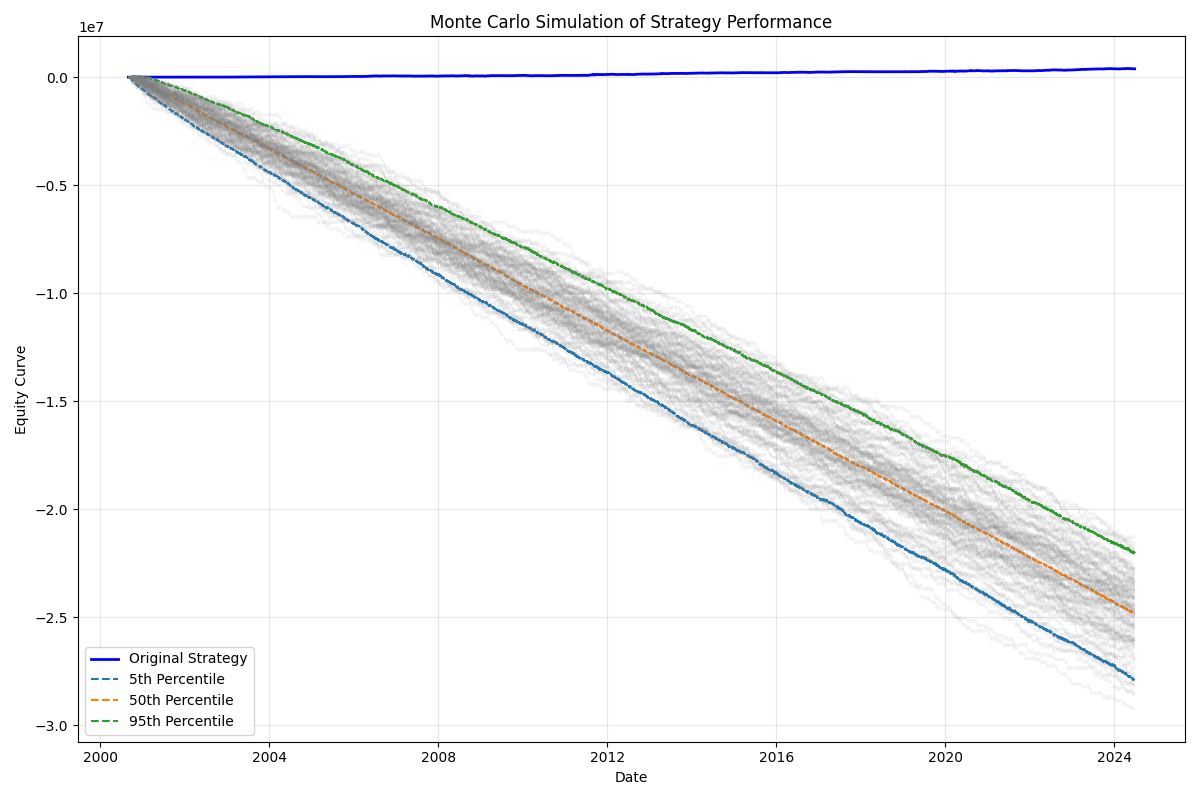

Python code for this plot:
import numpy as np
import pandas as pd
import matplotlib.pyplot as plt
from tqdm import tqdm
from units import CONTRACT_UNITS
import os
from dow import calculate_equity_curve_dow_theory
from typing import List, Union

def get_permutation(
    ohlc: Union[pd.DataFrame, List[pd.DataFrame]], start_index: int = 0, seed=None
):
    assert start_index >= 0

    np.random.seed(seed)

    if isinstance(ohlc, list):
        time_index = ohlc[0].index
        for mkt in ohlc:
            assert np.all(time_index == mkt.index), "Indexes do not match"
        n_markets = len(ohlc)
    else:
        n_markets = 1
        time_index = ohlc.index
        ohlc = [ohlc]

    n_bars = len(ohlc[0])

    perm_index = start_index + 1
    perm_n = n_bars - perm_index

    start_bar = np.empty((n_markets, 4))
    relative_open = np.empty((n_markets, perm_n))
    relative_high = np.empty((n_markets, perm_n))
    relative_low = np.empty((n_markets, perm_n))
    relative_close = np.empty((n_markets, perm_n))

    for mkt_i, reg_bars in enumerate(ohlc):
        log_bars = np.log(reg_bars[['Open', 'High', 'Low', 'Close']])

        # Get start bar
        start_bar[mkt_i] = log_bars.iloc[start_index].to_numpy()

        # Open relative to last close
        r_o = (log_bars['Open'] - log_bars['Close'].shift()).to_numpy()
        
        # Get prices relative to this bars open
        r_h = (log_bars['High'] - log_bars['Open']).to_numpy()
        r_l = (log_bars['Low'] - log_bars['Open']).to_numpy()
        r_c = (log_bars['Close'] - log_bars['Open']).to_numpy()

        relative_open[mkt_i] = r_o[perm_index:]
        relative_high[mkt_i] = r_h[perm_index:]
        relative_low[mkt_i] = r_l[perm_index:]
        relative_close[mkt_i] = r_c[perm_index:]

    idx = np.arange(perm_n)

    # Shuffle intrabar relative values (high/low/close)
    perm1 = np.random.permutation(idx)
    relative_high = relative_high[:, perm1]
    relative_low = relative_low[:, perm1]
    relative_close = relative_close[:, perm1]

    # Shuffle last close to open (gaps) seprately
    perm2 = np.random.permutation(idx)
    relative_open = relative_open[:, perm2]

    # Create permutation from relative prices
    perm_ohlc = []
    for mkt_i, reg_bars in enumerate(ohlc):
        perm_bars = np.zeros((n_bars, 4))

        # Copy over real data before start index 
        log_bars = np.log(reg_bars[['Open', 'High', 'Low', 'Close']]).to_numpy().copy()
        perm_bars[:start_index] = log_bars[:start_index]
        
        # Copy start bar
        perm_bars[start_index] = start_bar[mkt_i]

        for i in range(perm_index, n_bars):
            k = i - perm_index
            perm_bars[i, 0] = perm_bars[i - 1, 3] + relative_open[mkt_i][k]
            perm_bars[i, 1] = perm_bars[i, 0] + relative_high[mkt_i][k]
            perm_bars[i, 2] = perm_bars[i, 0] + relative_low[mkt_i][k]
            perm_bars[i, 3] = perm_bars[i, 0] + relative_close[mkt_i][k]

        perm_bars = np.exp(perm_bars)
        perm_bars = pd.DataFrame(perm_bars, index=time_index, columns=['Open', 'High', 'Low', 'Close'])

        perm_ohlc.append(perm_bars)

    if n_markets > 1:
        return perm_ohlc
    else:
        return perm_ohlc[0]

def calculate_returns(data):
    """Calculate daily returns from price data."""
    data['Returns'] = data['Close'].pct_change()
    return data.dropna()

def backtest(returns, signals):
    """
    Backtest a strategy given returns and position signals.
    Returns the equity curve and performance metrics.
    """
    # Calculate strategy returns
    strategy_returns = returns * signals
    
    # Calculate equity curve (cumulative returns)
    equity_curve = (1 + strategy_returns).cumprod()
    
    # Calculate performance metrics
    total_return = equity_curve.iloc[-1] - 1
    annual_return = (1 + total_return) ** (252 / len(equity_curve)) - 1
    daily_std = strategy_returns.std()
    annual_std = daily_std * np.sqrt(252)
    sharpe_ratio = annual_return / annual_std if annual_std != 0 else 0
    max_drawdown = (equity_curve / equity_curve.cummax() - 1).min()
    
    metrics = {
        'Total Return': total_return,
        'Annual Return': annual_return,
        'Annual Volatility': annual_std,
        'Sharpe Ratio': sharpe_ratio,
        'Max Drawdown': max_drawdown
    }
    
    return equity_curve, metrics

def monte_carlo_random_strategies(data: pd.DataFrame, n_simulations=100):
    """
    Run Monte Carlo simulation by generating random strategies.
    Each random strategy randomly selects commodities to trade and 
    randomly assigns signals (-1 for short, 0 for cash, 1 for long)
    with equal probability.
    
    Parameters:
    -----------
    data : pd.DataFrame
        The price data for one commodity
    n_simulations : int
        Number of random strategies to generate
    all_commodities : list
        List of all commodities to consider (if None, assumes only using the provided data)
    
    Returns:
    --------
    list of pd.Series
        List of equity curves for each random strategy
    """
    # Store all equity curves
    all_equity_curves = []
    
    # Run simulations
    for i in tqdm(range(n_simulations)):
        # Generate random signals with equal probability of -1, 0, 1
        random_signals = pd.Series(
            np.random.choice([-1, 0, 1], size=len(data)), 
            index=data.index
        )
        
        # Calculate returns
        if 'Returns' not in data.columns:
            returns = data['Close'].pct_change().dropna()
        else:
            returns = data['Returns']
        
        # Calculate strategy returns
        strategy_returns = returns * random_signals[returns.index]
        
        # Calculate equity curve (cumulative returns)
        equity_curve = (1 + strategy_returns).cumprod()
        
        all_equity_curves.append(equity_curve)
    
    return all_equity_curves

def monte_carlo_permutation(returns: pd.DataFrame, n_simulations=1000):
    """
    Run Monte Carlo simulation by permuting the returns between dates.
    Returns all equity curves.
    """
    # Store all equity curves
    all_equity_curves = []
    
    # Original dates
    original_dates = returns.index
    
    # Calculate original returns if not already present
    if 'Returns' not in returns.columns:
        original_returns = returns['Close'].pct_change().dropna()
    else:
        original_returns = returns['Returns']
    
    # Run simulations
    for i in tqdm(range(n_simulations)):
        # Create a copy of the original dataframe
        permuted_data = get_permutation(returns)
        
        # Calculate equity curve with the new price data
        equity_df, _ = calculate_equity_curve_dow_theory(permuted_data)
        
        all_equity_curves.append(equity_df["contract_equity"])
    
    return all_equity_curves

def plot_equity_curves(original_equity, monte_carlo_equities, percentiles=[5, 50, 95]):
    """
    Plot the original equity curve and Monte Carlo simulations with percentiles.
    """
    plt.figure(figsize=(12, 8))
    
    # Plot original equity curve
    plt.plot(original_equity, color='blue', linewidth=2, label='Original Strategy')
    
    # Calculate and plot percentiles
    monte_carlo_df = pd.DataFrame(monte_carlo_equities).T
    for p in percentiles:
        percentile_curve = monte_carlo_df.apply(lambda x: np.percentile(x, p), axis=1)
        plt.plot(percentile_curve, 
                 linestyle='--', 
                 linewidth=1.5, 
                 label=f'{p}th Percentile')
    
    # Plot a sample of Monte Carlo simulations (faded)
    sample_size = min(100, len(monte_carlo_equities))
    sample_indices = np.random.choice(len(monte_carlo_equities), sample_size, replace=False)
    
    for idx in sample_indices:
        plt.plot(monte_carlo_equities[idx], 
                 color='gray', 
                 alpha=0.1, 
                 linewidth=0.5)
    
    plt.title('Monte Carlo Simulation of Strategy Performance')
    plt.xlabel('Date')
    plt.ylabel('Equity Curve')
    plt.legend()
    plt.grid(True, alpha=0.3)
    plt.tight_layout()
    
    return plt

def run_monte_carlo_backtest(data, n_simulations=10):
    """
    Complete workflow for Monte Carlo backtest simulation.
    """
    
    # 3. Apply trading strategy to get signals
    print("Generating trading signals...")
    equity_df, _ = calculate_equity_curve_dow_theory(data)
    
    # 5. Run Monte Carlo simulation
    print(f"Running {n_simulations} Monte Carlo simulations...")
    mc_equities = monte_carlo_permutation(data, n_simulations)
    # mc_equities = monte_carlo_random_strategies(data, n_simulations)
    
    # 6. Plot results
    print("Generating plots...")
    equity_plot = plot_equity_curves(equity_df["contract_equity"], mc_equities)

    return {
        'data': data,
        'mc_equities': mc_equities,
        'equity_plot': equity_plot,
    }

# Example usage
if __name__ == "__main__":
    # Define parameters
    n_simulations = 50  # Reduced for faster execution
    
    file = 'Gold_data.csv'
    csv_path = os.path.join(os.path.dirname(__file__), 'individual_data', file)
    df = pd.read_csv(csv_path)
    
    # Prepare data
    df.columns = [col.capitalize() for col in df.columns]
    df['Date'] = pd.to_datetime(df['Date'])
    df['Open'] = df['Open'] * CONTRACT_UNITS[file]
    df['High'] = df['High'] * CONTRACT_UNITS[file]
    df['Low'] = df['Low'] * CONTRACT_UNITS[file]
    df['Close'] = df['Close'] * CONTRACT_UNITS[file]
    df.set_index('Date', inplace=True)
    
    # Run the Monte Carlo backtest
    results = run_monte_carlo_backtest(df, n_simulations)
    
    # Show plots
    results['equity_plot'].show()
